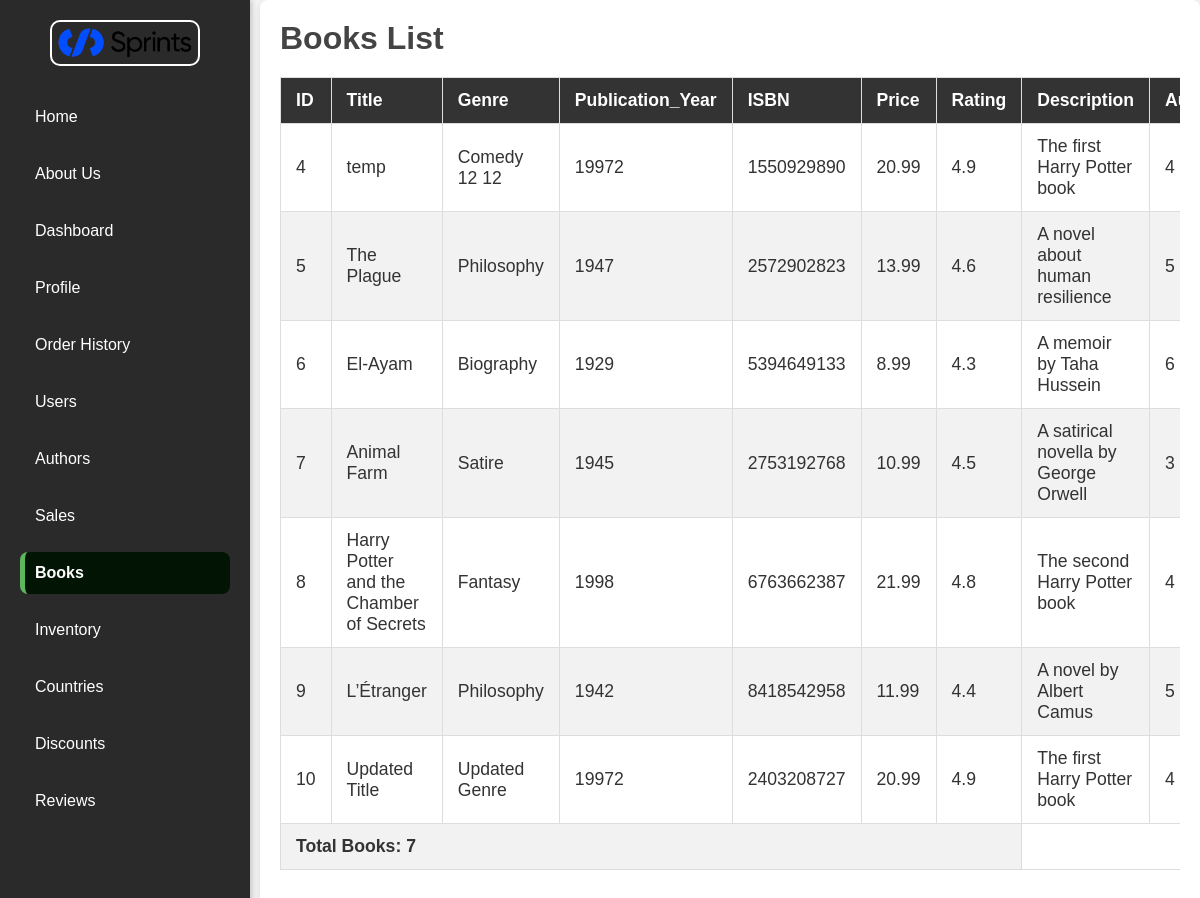
The page /books/ on the database its author committed.
### tables this page shows
CREATE TABLE Books(
    BookID INTEGER PRIMARY KEY AUTOINCREMENT,
    Title VARCHAR(255) NOT NULL,
    Genre VARCHAR(100),
    Publication_Year INT,
    ISBN VARCHAR(20) UNIQUE,
    Price DECIMAL(10,2),
    Rating DECIMAL(3,2) DEFAULT 0,
    Description TEXT,
    AuthorID INT,
    FOREIGN KEY (AuthorID) REFERENCES Authors(AuthorID)
);

### routes/book/routes.py (the view)
@book_bp.route('/', methods=['GET'])
def get_books():
    return bookclt.get_all_books()

### config/db_config.py (called while the page is built)
def connect_to_database(db_name="bookbazaar.db"):
    try:
        connection = sqlite3.connect(db_name)
        connection.row_factory = sqlite3.Row  # Return rows as dictionaries
        print("✅ Successfully connected to the database")
        return connection
    except sqlite3.Error as e:
        print(f"❌ Error while connecting to the database: {e}")
        return None

def close_connection(connection):
    if connection:
        connection.close()

### controllers/book_controller.py (called while the page is built)
def get_all_books():
    try:
        book_df = models.get_books()
        if 'text/html' in request.accept_mimetypes:
            return render_template('books.html', Books=book_df.to_dict(orient='records'))
        return jsonify(book_df.to_dict(orient='records'))
    except Exception as e:
        return jsonify({"error": str(e)}), 500

### models/book_model.py (called while the page is built)
def get_books():
    try:
        connection = connect_to_database()
        cursor = connection.cursor()
        query = '''
        SELECT * FROM Books
        '''
        Books_df = pd.read_sql_query(query, connection)
        close_connection(connection)
        return Books_df
    except Exception as e:
        return jsonify({"error": str(e)}), 500

### templates/books.html (shortened to what this page needs)
{% extends 'base.html' %}
{% block content %}
<h1>Books  List</h1>
<div class="table-container">
    <table>
        <thead>
            <tr>
                <th>ID</th>
                <th>Title</th>
                <th>Genre</th>
                <th>Publication_Year</th>
                <th>ISBN</th>
                <th>Price</th>
                <th>Rating</th>
                <th>Description</th>
                <th>AuthorID</th>
            </tr>
        </thead>
        <tbody>
            {% for book in Books %}
            <tr>
                <td>{{ book.BookID }}</td>
                <td>{{ book.Title }}</td>
                <td>{{ book.Genre }}</td>
                <td>{{ book.Publication_Year }}</td>
                <td>{{ book.ISBN }}</td>
                <td>{{ book.Price }}</td>
                <td>{{ book.Rating }}</td>
                <td>{{ book.Description }}</td>
                <td>{{ book.AuthorID }}</td>
            </tr>
            {% endfor %}
        </tbody>
        <tfoot>
            <tr class="table-footer">
                <td colspan="7">Total Books: {{ Books|length }}</td>
            </tr>
        </tfoot>
    </table>
</div>
{% endblock %}

### static/styles.css (style rules this page uses)
* { margin: 0; padding: 0; box-sizing: border-box; }
body { font-family: Arial, sans-serif; background-color: #f4f4f4; display: flex; height: 100vh; color: #333; }
h1, h2 { margin-bottom: 20px; color: #444; }

### templates/books.html (style rules this page uses)
table { width: 100%; border-collapse: collapse; font-family: Arial, sans-serif; margin-bottom: 20px; }
table, th, td { border: 1px solid #ddd; }
th, td { padding: 12px 15px; text-align: left; font-size: 1.1em; }
th { background-color: #333; color: #fff; }
tr:nth-child(even) { background-color: #f2f2f2; }
td, th { word-wrap: break-word; max-width: 200px; }
.table-footer { background-color: #f2f2f2; font-weight: bold; }
.table-container { overflow-x: auto; }

### rows shown on the page
Books: BookID "4", Title "temp", Genre "Comedy 12 12", Publication_Year "19972", ISBN "1550929890", Price "20.99", Rating "4.9", Description "The first Harry Potter book", AuthorID "4"
Books: BookID "5", Title "The Plague", Genre "Philosophy", Publication_Year "1947", ISBN "2572902823", Price "13.99", Rating "4.6", Description "A novel about human resilience", AuthorID "5"
Books: BookID "6", Title "El-Ayam", Genre "Biography", Publication_Year "1929", ISBN "5394649133", Price "8.99", Rating "4.3", Description "A memoir by Taha Hussein", AuthorID "6"
Books: BookID "7", Title "Animal Farm", Genre "Satire", Publication_Year "1945", ISBN "2753192768", Price "10.99", Rating "4.5", Description "A satirical novella by George Orwell", AuthorID "3"
Books: BookID "8", Title "Harry Potter and the Chamber of Secrets", Genre "Fantasy", Publication_Year "1998", ISBN "6763662387", Price "21.99", Rating "4.8", Description "The second Harry Potter book", AuthorID "4"
Books: BookID "9", Title "L’Étranger", Genre "Philosophy", Publication_Year "1942", ISBN "8418542958", Price "11.99", Rating "4.4", Description "A novel by Albert Camus", AuthorID "5"
Books: BookID "10", Title "Updated Title", Genre "Updated Genre", Publication_Year "19972", ISBN "2403208727", Price "20.99", Rating "4.9", Description "The first Harry Potter book", AuthorID "4"

### other values the page prints
{{ Books|length }} "7"
